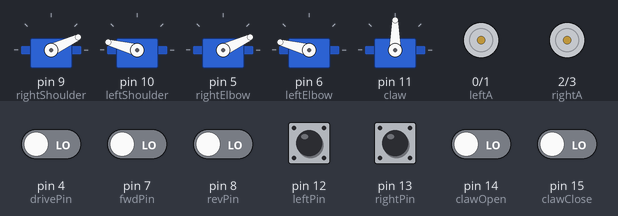
Recording of a sketch running on a simulated Arduino Uno, built with avr-gcc and run on an emulated ATmega328P. Parts: 5 × servo, motor-driver pin pairs drawn as motors (green arrow = first pin HIGH = forward, orange = second pin HIGH = backward, longer = more drive). Inputs (shaded band) come from the test bench; at power-on: pin 4 (drivePin), pin 7 (fwdPin), pin 8 (revPin), pin 12 (leftPin), pin 13 (rightPin), pin 14 (clawOpen), pin 15 (clawClose) LOW.

Above: at 1.2 s.
1.3 s: pin 7 (fwdPin) driven HIGH
At 1.45 s:
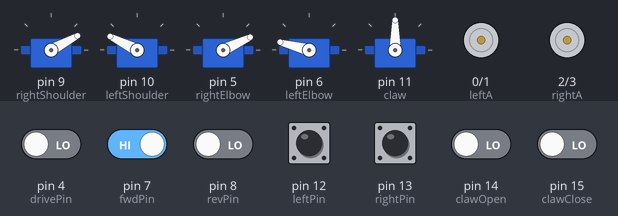
4.3 s: pin 4 (drivePin) driven HIGH
At 4.6 s:
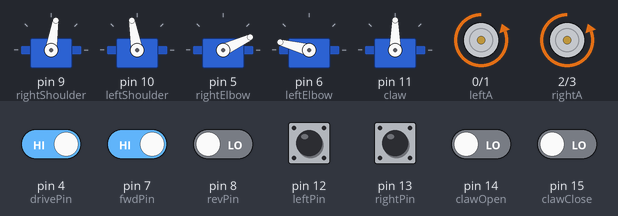
5.8 s: pin 14 (clawOpen) driven HIGH
8.8 s: pin 12 (leftPin) pulled HIGH for 0.15 s
At 11.6 s:
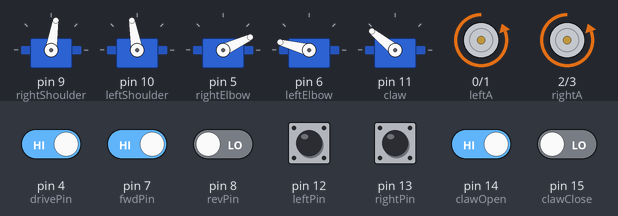
11.8 s: pin 13 (rightPin) pulled HIGH for 0.15 s
At 11.87 s:
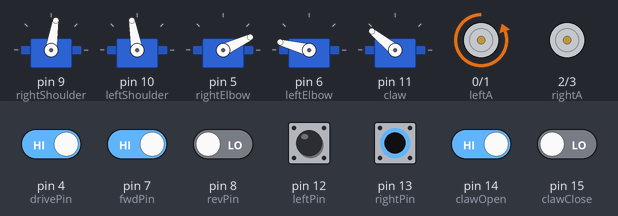
13.4 s: pin 12 (leftPin) pulled HIGH for 1 s
At 13.9 s:
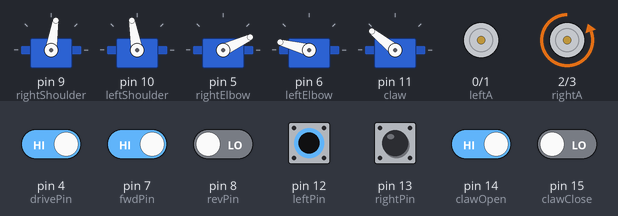
Timing chart, 0 to 16.4 s (numbered marks = the images above; inputs shaded):
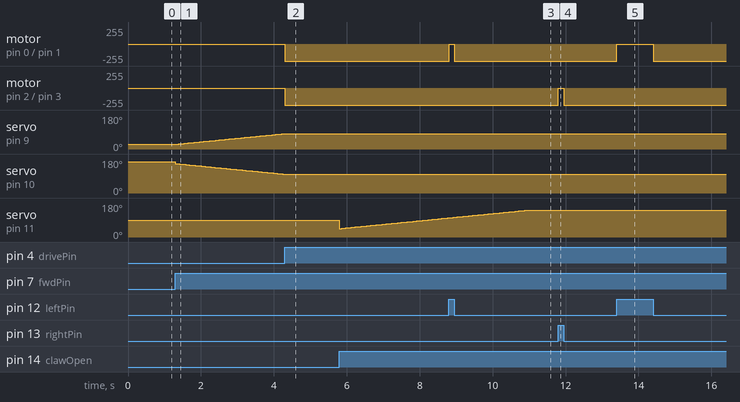

Measured:
- after the input at 1.3 s, servo on pin 9 (rightShoulder): moves from 25° to 81° over 2.9 s, starting at once; servo on pin 10 (leftShoulder): moves from 165° to 100° over 2.9 s, starting at once
- after the input at 4.3 s, motor on pin 0 (leftA) / pin 1 (leftB), motor on pin 2 (rightA) / pin 3 (rightB): stopped → backward 255/255 at once; servo on pin 9 (rightShoulder): stays 81° (without the input it goes to 82° after 0.03 s); servo on pin 10 (leftShoulder): stays 100° (without the input it goes to 99° after 0.01 s)
- after the input at 8.8 s, motor on pin 0 (leftA) / pin 1 (leftB): backward 255/255 → stopped at once, → backward 255/255 0.15 s later
- after the input at 11.8 s, motor on pin 2 (rightA) / pin 3 (rightB): backward 255/255 → stopped at once, → backward 255/255 0.15 s later
- after the input at 13.4 s, motor on pin 0 (leftA) / pin 1 (leftB): backward 255/255 → stopped at once, → backward 255/255 1.0 s later

The sketch:

Main_Program.ino
```cpp
/*
Rx_Handling

Controls In:
Drive 4
Right 13
Left 12
FWD 7
REV 8
ClawOpen 14
ClawClose 15

Servos Out:
RightShoulder 9
LeftShoulder 10
RightElbow 5
LeftElbow 6
ClawOpen 11

Drive Out:
LeftA 0
LeftB 1
RightA 2
RightB 3
*/

#include <Servo.h>

// Assign Controls Input Pins
#define drivePin 4
#define rightPin 13
#define leftPin 12
#define fwdPin 7
#define revPin 8
#define clawOpen 14
#define clawClose 15

// Assign motor drive pins
#define leftA 0
#define leftB 1
#define rightA 2
#define rightB 3

boolean drive, right, left, fwd, rev, clawO, clawC;

// Declare servos
Servo leftShoulder;
Servo rightShoulder;
Servo leftElbow;
Servo rightElbow;
Servo claw;

// Define Arm Lengths
//const L1 = 1; // 1 ft (Lower arm)
//const L2 = 1; // 1 ft (Upper arm)

int shoulderMax = 2200; // Max PWM
int shoulderMin = 800; // Min PWM
int shoulderPos = shoulderMin; // Start with arm down
int shoulderStep = 1; // Shoulder position increment

int elbowMax = 2150;
int elbowMin = 800;
int elbowPos = elbowMin;
int elbowStep = 1;

int clawMax = 2000;
int clawMin = 1000;
int clawPos = clawMin;
int clawStep = 1;

void setup()
{
  // Assign Control Input Pins as Inputs
  pinMode(drivePin, INPUT);
  pinMode(rightPin, INPUT);
  pinMode(leftPin, INPUT);
  pinMode(fwdPin, INPUT);
  pinMode(revPin, INPUT);
  pinMode(clawOpen, INPUT);
  pinMode(clawClose, INPUT);

  // Assign Motor Pins
  pinMode(leftA, OUTPUT);
  pinMode(leftB, OUTPUT);
  pinMode(rightA, OUTPUT);
  pinMode(rightB, OUTPUT);

  //Assign servo pins
  rightShoulder.attach(9);
  leftShoulder.attach(10);
  rightElbow.attach(5);
  leftElbow.attach(6);
  claw.attach(11);

  // Lower arm
  rightShoulder.writeMicroseconds(shoulderMin);
  leftShoulder.writeMicroseconds(3050 - shoulderMin);
  rightElbow.writeMicroseconds(elbowMin);
  leftElbow.writeMicroseconds(3050 - elbowMin);
}

void motorControl(int a, int b, int c, int d) // Motor h-bridge control
{
   digitalWrite(leftA, a);
   digitalWrite(leftB, b);
   digitalWrite(rightA, c);
   digitalWrite(rightB, d);
   return;
}

void shoulderMove(int dir)
{
  if(dir == 1) // Move shoulder up
  {
    shoulderPos = shoulderPos + shoulderStep; // Determine new position

    if(shoulderPos > shoulderMax) // Prevent over extension
    {
      shoulderPos = shoulderMax;
    }

    // Move servos
    rightShoulder.writeMicroseconds(shoulderPos);
    leftShoulder.writeMicroseconds(2950 - shoulderPos);
  }

  else
  {
    shoulderPos = shoulderPos - shoulderStep; // Determine new position

    if(shoulderPos < shoulderMin) // Prevent over extension
    {
      shoulderPos = shoulderMin;
    }

    // Move servos
    rightShoulder.writeMicroseconds(shoulderPos);
    leftShoulder.writeMicroseconds(2950 - shoulderPos);
  }

  delay(5);
  return;
}

void elbowMove(int dir)
{
  if(dir == 1) // Move shoulder up
  {
    elbowPos = elbowPos + elbowStep; // Determine new position

    if(elbowPos > elbowMax) // Prevent over extension
    {
      elbowPos = elbowMax;
    }

    // Move servos
    rightElbow.writeMicroseconds(elbowPos);
    leftElbow.writeMicroseconds(2950 - elbowPos);
  }

  else
  {
    elbowPos = elbowPos - elbowStep; // Determine new position

    if(elbowPos < elbowMin) // Prevent over extension
    {
      elbowPos = elbowMin;
    }

    // Move servos
    rightElbow.writeMicroseconds(elbowPos);
    leftElbow.writeMicroseconds(2950 - elbowPos);
  }

  delay(5);
  return;
}

void clawMove(int dir)
{
  if(dir == 1) // Close claw
  {
    clawPos = clawPos - clawStep; // Determine new position

    if(clawPos < clawMin) // Prevent over extension
    {
      clawPos = clawMin;
    }

    // Move servos
    claw.writeMicroseconds(clawPos);
  }

  else
  {
    clawPos = clawPos + clawStep; // Determine new position

    if(clawPos > clawMax) // Prevent over extension
    {
      clawPos = clawMax;
    }

    // Move servos
    claw.writeMicroseconds(clawPos);
  }

  delay(5);
  return;
}

/*
void xMove()

void yMove(int dir)
{
  if (dir == 1)
  {


    if (shoulderPos >= shoulderMax || shoulderPos <= shoulderMin || elbowPos >= elbowMax || elbowPos <= elbowMin)
    {
      return;
    }


}
*/
void loop()
{
  drive = digitalRead(drivePin);
  right = digitalRead(rightPin);
  left = digitalRead(leftPin);
  fwd = digitalRead(fwdPin);
  rev = digitalRead(revPin);
  clawO = digitalRead(clawOpen);
  clawC = digitalRead(clawClose);

  if(fwd == true && drive == true) //Drive FWD
  {
    if(right == true) // Half left
    {
      motorControl(0, 1, 0, 0);
    }
    else if(left == true) // Half right
    {
      motorControl(0, 0, 0, 1);
    }
    else
    {
      motorControl(0, 1, 0, 1);
    }
  }

  else if(rev == true && drive == true) //Drive REV
  {
    if(right == true) // Half left
    {
      motorControl(1, 0, 0, 0);
    }
    else if(left == true) // Half right
    {
      motorControl(0, 0, 1, 0);
    }
    else
    {
      motorControl(1, 0, 1, 0);
    }
  }

  else if(right == true && drive == true) // Full right
  {
    motorControl(0, 1, 1, 0);
  }

  else if(left == true && drive == true) // Full left
  {
    motorControl(1, 0, 0, 1);
  }

  else
  {
    motorControl(0, 0, 0, 0);
  }

  if(fwd == true && drive == false) // Move shoulder up
  {
    shoulderMove(1);
  }

  else if(rev == true && drive == false) // Move shoulder down
  {
    shoulderMove(0);
  }

  if(right == true && drive == false) // Move elbow up
  {
    elbowMove(1);
  }

  else if(left == true && drive == false) // Move elbow down
  {
    elbowMove(0);
  }

  if(clawO == true) // Open Claw
  {
    clawMove(0);
  }

  if(clawC == true) // Close Claw
  {
    clawMove(1);
  }
}
```
